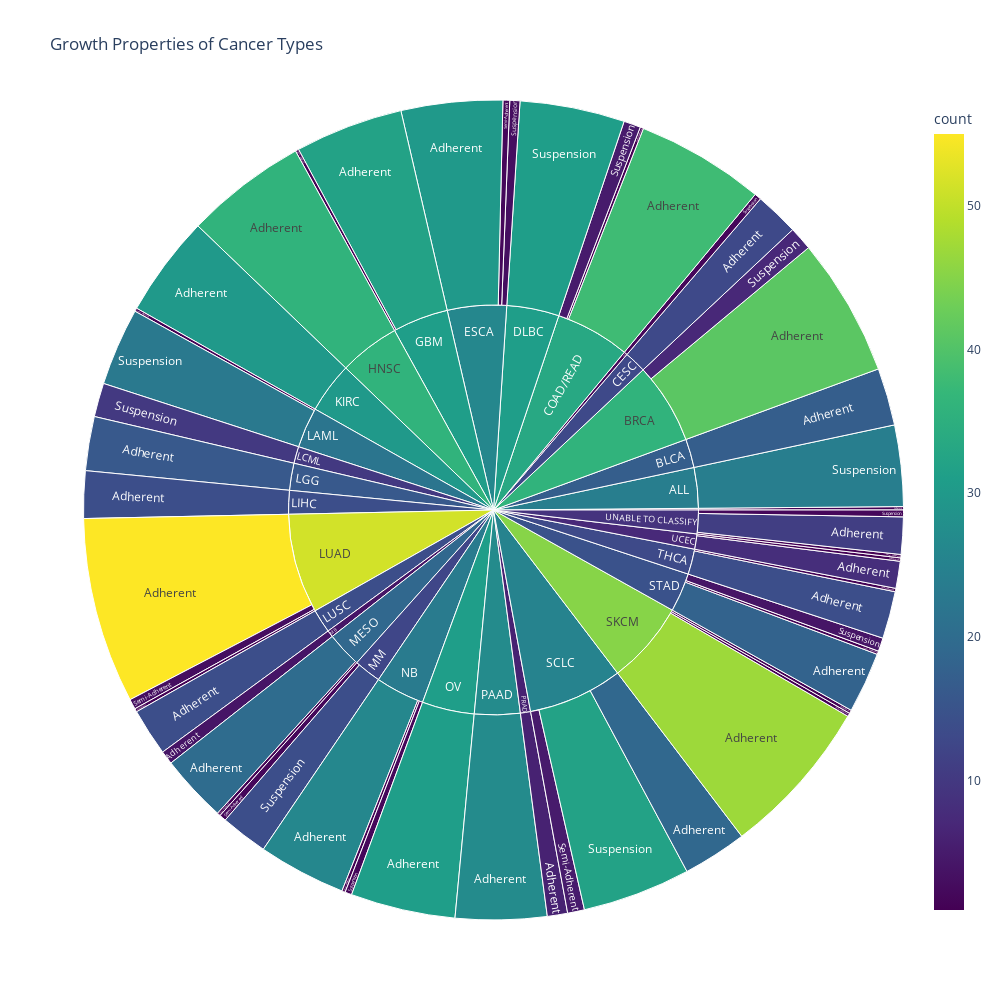

The code cell stored with this chart in its notebook:
### Code cell
# Plot growth properities by cell line cancer type
fig = plot_sunburst(cell_df, ['cancer_type', 'growth_properties'], 'Growth Properties of Cancer Types')

fig.write_image(
    RESULTS_DIR / 'cancer_types_by_growth_properties.png', 
    width=fig.layout.width,      
    height=fig.layout.height,     
    scale=3      # scale up for better resolution
)
fig.show()

### Figure 1 — Plotly figure (JSON) as saved in the notebook; plotly's stock layout.template omitted (floating-point values rounded to 4 significant figures)
{"data": [{"branchvalues": "total", "customdata": [[1.0], [24.0], [17.0], [41.0], [7.0], [13.0], [2.0], [38.0], [1.0], [5.0], [31.0], [3.0], [2.0], [30.0], [32.0], [1.0], [36.0], [30.0], [1.0], [23.0], [10.0], [16.0], [14.0], [55.0], [3.0], [1.0], [14.0], [4.0], [20.0], [1.0], [2.0], [14.0], [26.0], [1.0], [2.0], [31.0], [27.0], [6.0], [5.0], [32.0], [19.0], [47.0], [1.0], [1.0], [18.0], [1.0], [4.0], [14.0], [1.0], [8.0], [1.0], [1.0], [11.0], [2.0], [1.0], [24.0], [17.0], [36.04], [13.0], [2.0], [33.41], [31.0], [26.09], [31.06], [36.0], [30.0], [22.08], [10.0], [16.0], [14.0], [51.44], [14.0], [4.0], [19.1], [12.5], [23.48], [31.0], [27.0], [6.0], [25.18], [45.12], [14.83], [13.13], [7.222], [9.0]], "domain": {"x": [0, 1], "y": [0, 1]}, "hovertemplate": "labels=%{label}<br>count_sum=%{value}<br>parent=%{parent}<br>id=%{id}<br>count=%{color}<extra></extra>", "ids": ["ACC/Adherent", "ALL/Suspension", "BLCA/Adherent", "BRCA/Adherent", "BRCA/Suspension", "CESC/Adherent", "CLL/Suspension", "COAD/READ/Adherent", "COAD/READ/Semi-Adherent", "COAD/READ/Suspension", "DLBC/Suspension", "ESCA/Suspension", "ESCA/Semi-Adherent", "ESCA/Adherent", "GBM/Adherent", "GBM/Semi-Adherent", "HNSC/Adherent", "KIRC/Adherent", "LAML/Semi-Adherent", "LAML/Suspension", "LCML/Suspension", "LGG/Adherent", "LIHC/Adherent", "LUAD/Adherent", "LUAD/Semi-Adherent", "LUAD/Suspension", "LUSC/Adherent", "MB/Adherent", "MESO/Adherent", "MESO/Semi-Adherent", "MM/Semi-Adherent", "MM/Suspension", "NB/Adherent", "NB/Semi-Adherent", "NB/Suspension", "OV/Adherent", "PAAD/Adherent", "PRAD/Adherent", "SCLC/Semi-Adherent", "SCLC/Suspension", "SCLC/Adherent", "SKCM/Adherent", "SKCM/Semi-Adherent", "SKCM/Suspension", "STAD/Adherent", "STAD/Semi-Adherent", "STAD/Suspension", "THCA/Adherent", "THCA/Semi-Adherent", "UCEC/Adherent", "UCEC/Suspension", "UNABLE TO CLASSIFY/Semi-Adherent", "UNABLE TO CLASSIFY/Adherent", "UNABLE TO CLASSIFY/Suspension", "ACC", "ALL", "BLCA", "BRCA", "CESC", "CLL", "COAD/READ", "DLBC", "ESCA", "GBM", "HNSC", "KIRC", "LAML", "LCML", "LGG", "LIHC", "LUAD", "LUSC", "MB", "MESO", "MM", "NB", "OV", "PAAD", "PRAD", "SCLC", "SKCM", "STAD", "THCA", "UCEC", "UNABLE TO CLASSIFY"], "labels": ["Adherent", "Suspension", "Adherent", "Adherent", "Suspension", "Adherent", "Suspension", "Adherent", "Semi-Adherent", "Suspension", "Suspension", "Suspension", "Semi-Adherent", "Adherent", "Adherent", "Semi-Adherent", "Adherent", "Adherent", "Semi-Adherent", "Suspension", "Suspension", "Adherent", "Adherent", "Adherent", "Semi-Adherent", "Suspension", "Adherent", "Adherent", "Adherent", "Semi-Adherent", "Semi-Adherent", "Suspension", "Adherent", "Semi-Adherent", "Suspension", "Adherent", "Adherent", "Adherent", "Semi-Adherent", "Suspension", "Adherent", "Adherent", "Semi-Adherent", "Suspension", "Adherent", "Semi-Adherent", "Suspension", "Adherent", "Semi-Adherent", "Adherent", "Suspension", "Semi-Adherent", "Adherent", "Suspension", "ACC", "ALL", "BLCA", "BRCA", "CESC", "CLL", "COAD/READ", "DLBC", "ESCA", "GBM", "HNSC", "KIRC", "LAML", "LCML", "LGG", "LIHC", "LUAD", "LUSC", "MB", "MESO", "MM", "NB", "OV", "PAAD", "PRAD", "SCLC", "SKCM", "STAD", "THCA", "UCEC", "UNABLE TO CLASSIFY"], "marker": {"coloraxis": "coloraxis", "colors": [1.0, 24.0, 17.0, 41.0, 7.0, 13.0, 2.0, 38.0, 1.0, 5.0, 31.0, 3.0, 2.0, 30.0, 32.0, 1.0, 36.0, 30.0, 1.0, 23.0, 10.0, 16.0, 14.0, 55.0, 3.0, 1.0, 14.0, 4.0, 20.0, 1.0, 2.0, 14.0, 26.0, 1.0, 2.0, 31.0, 27.0, 6.0, 5.0, 32.0, 19.0, 47.0, 1.0, 1.0, 18.0, 1.0, 4.0, 14.0, 1.0, 8.0, 1.0, 1.0, 11.0, 2.0, 1.0, 24.0, 17.0, 36.04, 13.0, 2.0, 33.41, 31.0, 26.09, 31.06, 36.0, 30.0, 22.08, 10.0, 16.0, 14.0, 51.44, 14.0, 4.0, 19.1, 12.5, 23.48, 31.0, 27.0, 6.0, 25.18, 45.12, 14.83, 13.13, 7.222, 9.0]}, "name": "", "parents": ["ACC", "ALL", "BLCA", "BRCA", "BRCA", "CESC", "CLL", "COAD/READ", "COAD/READ", "COAD/READ", "DLBC", "ESCA", "ESCA", "ESCA", "GBM", "GBM", "HNSC", "KIRC", "LAML", "LAML", "LCML", "LGG", "LIHC", "LUAD", "LUAD", "LUAD", "LUSC", "MB", "MESO", "MESO", "MM", "MM", "NB", "NB", "NB", "OV", "PAAD", "PRAD", "SCLC", "SCLC", "SCLC", "SKCM", "SKCM", "SKCM", "STAD", "STAD", "STAD", "THCA", "THCA", "UCEC", "UCEC", "UNABLE TO CLASSIFY", "UNABLE TO CLASSIFY", "UNABLE TO CLASSIFY", "", "", "", "", "", "", "", "", "", "", "", "", "", "", "", "", "", "", "", "", "", "", "", "", "", "", "", "", "", "", ""], "sort": false, "type": "sunburst", "values": [1.0, 24.0, 17.0, 41.0, 7.0, 13.0, 2.0, 38.0, 1.0, 5.0, 31.0, 3.0, 2.0, 30.0, 32.0, 1.0, 36.0, 30.0, 1.0, 23.0, 10.0, 16.0, 14.0, 55.0, 3.0, 1.0, 14.0, 4.0, 20.0, 1.0, 2.0, 14.0, 26.0, 1.0, 2.0, 31.0, 27.0, 6.0, 5.0, 32.0, 19.0, 47.0, 1.0, 1.0, 18.0, 1.0, 4.0, 14.0, 1.0, 8.0, 1.0, 1.0, 11.0, 2.0, 1.0, 24.0, 17.0, 48.0, 13.0, 2.0, 44.0, 31.0, 35.0, 33.0, 36.0, 30.0, 24.0, 10.0, 16.0, 14.0, 59.0, 14.0, 4.0, 21.0, 16.0, 29.0, 31.0, 27.0, 6.0, 56.0, 49.0, 23.0, 15.0, 9.0, 14.0]}], "layout": {"coloraxis": {"colorbar": {"title": {"text": "count"}}, "colorscale": [[0, "#440154"], [0.1111, "#482878"], [0.2222, "#3e4989"], [0.3333, "#31688e"], [0.4444, "#26828e"], [0.5556, "#1f9e89"], [0.6667, "#35b779"], [0.7778, "#6ece58"], [0.8889, "#b5de2b"], [1, "#fde725"]]}, "height": 1000, "legend": {"tracegroupgap": 0}, "title": {"text": "Growth Properties of Cancer Types"}, "width": 1000}}
